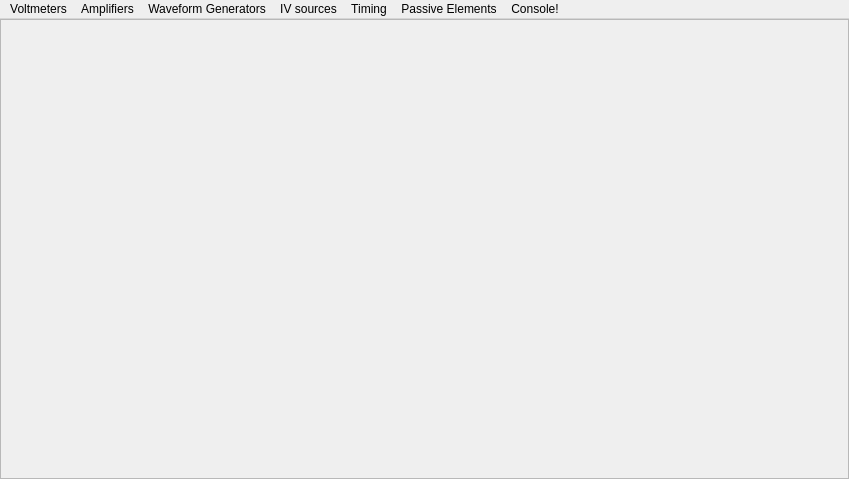
<?xml version="1.0" encoding="UTF-8"?>
<ui version="4.0">
 <class>MainWindow</class>
 <widget class="QMainWindow" name="MainWindow">
  <property name="windowModality">
   <enum>Qt::NonModal</enum>
  </property>
  <property name="geometry">
   <rect>
    <x>0</x>
    <y>0</y>
    <width>849</width>
    <height>479</height>
   </rect>
  </property>
  <property name="windowTitle">
   <string>Experiments</string>
  </property>
  <property name="styleSheet">
   <string notr="true"> QPushButton{ background-image: url(:/images/bt_01_off.png);}
 QPushButton:pressed {background-image:url(:/images/bt_01_on.png);}
QFrame{background-color: rgb(21, 107, 113);}

 QDockWidget {
     border: 1px solid lightgray;
 }

 QDockWidget::title {
     text-align: left; /* align the text to the left */
     background: lightgray;
     padding-left: 5px;
	height:6px;
 }

 QDockWidget::close-button, QDockWidget::float-button {
     border: 1px solid transparent;
     background: darkgray;
     padding: 0px;
 }

 QDockWidget::close-button:hover, QDockWidget::float-button:hover {
     background: gray;
 }

 QDockWidget::close-button:pressed, QDockWidget::float-button:pressed {
     padding: 1px -1px -1px 1px;
 }



border-color: rgb(29, 122, 162);
</string>
  </property>
  <property name="documentMode">
   <bool>false</bool>
  </property>
  <property name="dockOptions">
   <set>QMainWindow::AllowTabbedDocks|QMainWindow::AnimatedDocks</set>
  </property>
  <property name="unifiedTitleAndToolBarOnMac">
   <bool>false</bool>
  </property>
  <widget class="QWidget" name="centralwidget">
   <property name="sizePolicy">
    <sizepolicy hsizetype="Preferred" vsizetype="Preferred">
     <horstretch>0</horstretch>
     <verstretch>0</verstretch>
    </sizepolicy>
   </property>
   <layout class="QHBoxLayout" name="horizontalLayout_2">
    <property name="spacing">
     <number>0</number>
    </property>
    <property name="margin">
     <number>0</number>
    </property>
    <item>
     <widget class="QScrollArea" name="scrollArea">
      <property name="styleSheet">
       <string notr="true"/>
      </property>
      <property name="widgetResizable">
       <bool>true</bool>
      </property>
      <widget class="QWidget" name="scrollAreaWidgetContents_2">
       <property name="geometry">
        <rect>
         <x>0</x>
         <y>0</y>
         <width>847</width>
         <height>452</height>
        </rect>
       </property>
       <property name="sizePolicy">
        <sizepolicy hsizetype="Preferred" vsizetype="Expanding">
         <horstretch>0</horstretch>
         <verstretch>0</verstretch>
        </sizepolicy>
       </property>
       <layout class="QVBoxLayout" name="verticalLayout">
        <property name="spacing">
         <number>0</number>
        </property>
        <property name="margin">
         <number>0</number>
        </property>
        <item>
         <widget class="QSplitter" name="graph_splitter">
          <property name="orientation">
           <enum>Qt::Vertical</enum>
          </property>
         </widget>
        </item>
       </layout>
      </widget>
     </widget>
    </item>
   </layout>
  </widget>
  <widget class="QMenuBar" name="menuBar">
   <property name="geometry">
    <rect>
     <x>0</x>
     <y>0</y>
     <width>849</width>
     <height>25</height>
    </rect>
   </property>
   <widget class="QMenu" name="menuVoltmeters_2">
    <property name="title">
     <string>Voltmeters</string>
    </property>
    <addaction name="actionCH1meter"/>
    <addaction name="actionCH2meter"/>
    <addaction name="actionCH3meter"/>
    <addaction name="actionCH4meter"/>
    <addaction name="actionCH5meter"/>
    <addaction name="actionAll_of_Them"/>
   </widget>
   <widget class="QMenu" name="menuAmplifiers_2">
    <property name="title">
     <string>Amplifiers</string>
    </property>
    <addaction name="actionCH1"/>
    <addaction name="actionCH2"/>
    <addaction name="actionCH3"/>
    <addaction name="actionCH4"/>
    <addaction name="actionCH5"/>
   </widget>
   <widget class="QMenu" name="menuWaveform_Generators_2">
    <property name="title">
     <string>Waveform Generators</string>
    </property>
    <addaction name="actionSine_wave_1"/>
    <addaction name="actionSine_wave_2"/>
   </widget>
   <widget class="QMenu" name="menuIV_sources">
    <property name="title">
     <string>IV sources</string>
    </property>
    <addaction name="actionPVS_1"/>
    <addaction name="actionPVS_2"/>
    <addaction name="actionPVS_3"/>
    <addaction name="actionPCS"/>
   </widget>
   <widget class="QMenu" name="menuPassive_Elements">
    <property name="title">
     <string>Passive Elements</string>
    </property>
    <addaction name="actionInductance"/>
   </widget>
   <widget class="QMenu" name="menuTiming">
    <property name="title">
     <string>Timing</string>
    </property>
    <addaction name="actionFrequency"/>
    <addaction name="actionR2R_time"/>
    <addaction name="actionF2F_time"/>
    <addaction name="actionPulse_Width"/>
    <addaction name="actionDuty_Cycle"/>
    <addaction name="actionHigh_Frequency"/>
   </widget>
   <widget class="QMenu" name="menuConsole">
    <property name="title">
     <string>Console!</string>
    </property>
    <addaction name="actionInsert_Console"/>
   </widget>
   <addaction name="menuVoltmeters_2"/>
   <addaction name="menuAmplifiers_2"/>
   <addaction name="menuWaveform_Generators_2"/>
   <addaction name="menuIV_sources"/>
   <addaction name="menuTiming"/>
   <addaction name="menuPassive_Elements"/>
   <addaction name="menuConsole"/>
  </widget>
  <action name="actionAdd_Button">
   <property name="text">
    <string>Insert Console</string>
   </property>
  </action>
  <action name="actionInsert_Console">
   <property name="text">
    <string>Insert Console</string>
   </property>
  </action>
  <action name="actionSine_wave_2">
   <property name="text">
    <string>sine wave 2</string>
   </property>
  </action>
  <action name="actionDigital_outputs">
   <property name="text">
    <string>digital outputs</string>
   </property>
  </action>
  <action name="actionCH1">
   <property name="text">
    <string>CH1</string>
   </property>
  </action>
  <action name="actionCH2">
   <property name="text">
    <string>CH2</string>
   </property>
  </action>
  <action name="actionCH3">
   <property name="text">
    <string>CH3</string>
   </property>
  </action>
  <action name="actionCH4">
   <property name="text">
    <string>CH4</string>
   </property>
  </action>
  <action name="actionCH5">
   <property name="text">
    <string>Sensors (CH5-CH9,PCS)</string>
   </property>
  </action>
  <action name="actionCH2meter">
   <property name="text">
    <string>CH2meter</string>
   </property>
  </action>
  <action name="actionCH3meter">
   <property name="text">
    <string>CH3meter</string>
   </property>
  </action>
  <action name="actionCH4meter">
   <property name="text">
    <string>CH4meter</string>
   </property>
  </action>
  <action name="actionCH5meter">
   <property name="text">
    <string>CH5meter</string>
   </property>
  </action>
  <action name="actionCH1meter">
   <property name="text">
    <string>CH1meter</string>
   </property>
  </action>
  <action name="actionAll_of_Them">
   <property name="text">
    <string>All</string>
   </property>
  </action>
  <action name="actionInductance">
   <property name="text">
    <string>Inductance</string>
   </property>
  </action>
  <action name="actionR2R_time">
   <property name="text">
    <string>R2R time</string>
   </property>
  </action>
  <action name="actionF2F_time">
   <property name="text">
    <string>F2F time</string>
   </property>
  </action>
  <action name="actionFrequency">
   <property name="text">
    <string>Frequency</string>
   </property>
  </action>
  <action name="actionPulse_Width">
   <property name="text">
    <string>Pulse Width</string>
   </property>
  </action>
  <action name="actionDuty_Cycle">
   <property name="text">
    <string>Duty Cycle</string>
   </property>
  </action>
  <action name="actionHigh_Frequency">
   <property name="text">
    <string>High Frequency</string>
   </property>
  </action>
  <action name="actionSine_wave_1">
   <property name="text">
    <string>sine wave 1</string>
   </property>
  </action>
  <action name="actionPVS_1">
   <property name="text">
    <string>PVS 1</string>
   </property>
  </action>
  <action name="actionPVS_2">
   <property name="text">
    <string>PVS 2</string>
   </property>
  </action>
  <action name="actionPVS_3">
   <property name="text">
    <string>PVS 3</string>
   </property>
  </action>
  <action name="actionPCS">
   <property name="text">
    <string>PCS</string>
   </property>
  </action>
 </widget>
 <resources>
  <include location="jui.rc"/>
 </resources>
 <connections>
  <connection>
   <sender>actionInsert_Console</sender>
   <signal>triggered()</signal>
   <receiver>MainWindow</receiver>
   <slot>addConsole()</slot>
   <hints>
    <hint type="sourcelabel">
     <x>-1</x>
     <y>-1</y>
    </hint>
    <hint type="destinationlabel">
     <x>445</x>
     <y>248</y>
    </hint>
   </hints>
  </connection>
  <connection>
   <sender>actionCH1</sender>
   <signal>triggered()</signal>
   <receiver>MainWindow</receiver>
   <slot>widget_ch1()</slot>
   <hints>
    <hint type="sourcelabel">
     <x>-1</x>
     <y>-1</y>
    </hint>
    <hint type="destinationlabel">
     <x>410</x>
     <y>239</y>
    </hint>
   </hints>
  </connection>
  <connection>
   <sender>actionCH2</sender>
   <signal>triggered()</signal>
   <receiver>MainWindow</receiver>
   <slot>widget_ch2()</slot>
   <hints>
    <hint type="sourcelabel">
     <x>-1</x>
     <y>-1</y>
    </hint>
    <hint type="destinationlabel">
     <x>410</x>
     <y>239</y>
    </hint>
   </hints>
  </connection>
  <connection>
   <sender>actionCH3</sender>
   <signal>triggered()</signal>
   <receiver>MainWindow</receiver>
   <slot>widget_ch3()</slot>
   <hints>
    <hint type="sourcelabel">
     <x>-1</x>
     <y>-1</y>
    </hint>
    <hint type="destinationlabel">
     <x>410</x>
     <y>239</y>
    </hint>
   </hints>
  </connection>
  <connection>
   <sender>actionCH4</sender>
   <signal>triggered()</signal>
   <receiver>MainWindow</receiver>
   <slot>widget_ch4()</slot>
   <hints>
    <hint type="sourcelabel">
     <x>-1</x>
     <y>-1</y>
    </hint>
    <hint type="destinationlabel">
     <x>410</x>
     <y>239</y>
    </hint>
   </hints>
  </connection>
  <connection>
   <sender>actionCH5</sender>
   <signal>triggered()</signal>
   <receiver>MainWindow</receiver>
   <slot>widget_ch5()</slot>
   <hints>
    <hint type="sourcelabel">
     <x>-1</x>
     <y>-1</y>
    </hint>
    <hint type="destinationlabel">
     <x>410</x>
     <y>239</y>
    </hint>
   </hints>
  </connection>
  <connection>
   <sender>actionSine_wave_2</sender>
   <signal>triggered()</signal>
   <receiver>MainWindow</receiver>
   <slot>widget_sine2()</slot>
   <hints>
    <hint type="sourcelabel">
     <x>-1</x>
     <y>-1</y>
    </hint>
    <hint type="destinationlabel">
     <x>410</x>
     <y>239</y>
    </hint>
   </hints>
  </connection>
  <connection>
   <sender>actionCH2meter</sender>
   <signal>triggered()</signal>
   <receiver>MainWindow</receiver>
   <slot>widget_volt2()</slot>
   <hints>
    <hint type="sourcelabel">
     <x>-1</x>
     <y>-1</y>
    </hint>
    <hint type="destinationlabel">
     <x>410</x>
     <y>239</y>
    </hint>
   </hints>
  </connection>
  <connection>
   <sender>actionCH3meter</sender>
   <signal>triggered()</signal>
   <receiver>MainWindow</receiver>
   <slot>widget_volt3()</slot>
   <hints>
    <hint type="sourcelabel">
     <x>-1</x>
     <y>-1</y>
    </hint>
    <hint type="destinationlabel">
     <x>410</x>
     <y>239</y>
    </hint>
   </hints>
  </connection>
  <connection>
   <sender>actionCH4meter</sender>
   <signal>triggered()</signal>
   <receiver>MainWindow</receiver>
   <slot>widget_volt4()</slot>
   <hints>
    <hint type="sourcelabel">
     <x>-1</x>
     <y>-1</y>
    </hint>
    <hint type="destinationlabel">
     <x>410</x>
     <y>239</y>
    </hint>
   </hints>
  </connection>
  <connection>
   <sender>actionCH5meter</sender>
   <signal>triggered()</signal>
   <receiver>MainWindow</receiver>
   <slot>widget_volt5()</slot>
   <hints>
    <hint type="sourcelabel">
     <x>-1</x>
     <y>-1</y>
    </hint>
    <hint type="destinationlabel">
     <x>410</x>
     <y>239</y>
    </hint>
   </hints>
  </connection>
  <connection>
   <sender>actionCH1meter</sender>
   <signal>triggered()</signal>
   <receiver>MainWindow</receiver>
   <slot>widget_volt1()</slot>
   <hints>
    <hint type="sourcelabel">
     <x>-1</x>
     <y>-1</y>
    </hint>
    <hint type="destinationlabel">
     <x>410</x>
     <y>239</y>
    </hint>
   </hints>
  </connection>
  <connection>
   <sender>actionAll_of_Them</sender>
   <signal>triggered()</signal>
   <receiver>MainWindow</receiver>
   <slot>widget_voltAll()</slot>
   <hints>
    <hint type="sourcelabel">
     <x>-1</x>
     <y>-1</y>
    </hint>
    <hint type="destinationlabel">
     <x>410</x>
     <y>239</y>
    </hint>
   </hints>
  </connection>
  <connection>
   <sender>actionSine_wave_1</sender>
   <signal>triggered()</signal>
   <receiver>MainWindow</receiver>
   <slot>widget_sine1()</slot>
   <hints>
    <hint type="sourcelabel">
     <x>-1</x>
     <y>-1</y>
    </hint>
    <hint type="destinationlabel">
     <x>410</x>
     <y>239</y>
    </hint>
   </hints>
  </connection>
  <connection>
   <sender>actionInductance</sender>
   <signal>triggered()</signal>
   <receiver>MainWindow</receiver>
   <slot>widget_inductance()</slot>
   <hints>
    <hint type="sourcelabel">
     <x>-1</x>
     <y>-1</y>
    </hint>
    <hint type="destinationlabel">
     <x>410</x>
     <y>239</y>
    </hint>
   </hints>
  </connection>
  <connection>
   <sender>actionFrequency</sender>
   <signal>triggered()</signal>
   <receiver>MainWindow</receiver>
   <slot>widget_freq()</slot>
   <hints>
    <hint type="sourcelabel">
     <x>-1</x>
     <y>-1</y>
    </hint>
    <hint type="destinationlabel">
     <x>410</x>
     <y>239</y>
    </hint>
   </hints>
  </connection>
  <connection>
   <sender>actionHigh_Frequency</sender>
   <signal>triggered()</signal>
   <receiver>MainWindow</receiver>
   <slot>widget_high_freq()</slot>
   <hints>
    <hint type="sourcelabel">
     <x>-1</x>
     <y>-1</y>
    </hint>
    <hint type="destinationlabel">
     <x>410</x>
     <y>239</y>
    </hint>
   </hints>
  </connection>
  <connection>
   <sender>actionR2R_time</sender>
   <signal>triggered()</signal>
   <receiver>MainWindow</receiver>
   <slot>widget_r2rtime()</slot>
   <hints>
    <hint type="sourcelabel">
     <x>-1</x>
     <y>-1</y>
    </hint>
    <hint type="destinationlabel">
     <x>410</x>
     <y>239</y>
    </hint>
   </hints>
  </connection>
  <connection>
   <sender>actionF2F_time</sender>
   <signal>triggered()</signal>
   <receiver>MainWindow</receiver>
   <slot>widget_f2ftime()</slot>
   <hints>
    <hint type="sourcelabel">
     <x>-1</x>
     <y>-1</y>
    </hint>
    <hint type="destinationlabel">
     <x>410</x>
     <y>239</y>
    </hint>
   </hints>
  </connection>
  <connection>
   <sender>actionPulse_Width</sender>
   <signal>triggered()</signal>
   <receiver>MainWindow</receiver>
   <slot>widget_pulse()</slot>
   <hints>
    <hint type="sourcelabel">
     <x>-1</x>
     <y>-1</y>
    </hint>
    <hint type="destinationlabel">
     <x>410</x>
     <y>239</y>
    </hint>
   </hints>
  </connection>
  <connection>
   <sender>actionDuty_Cycle</sender>
   <signal>triggered()</signal>
   <receiver>MainWindow</receiver>
   <slot>widget_dutycycle()</slot>
   <hints>
    <hint type="sourcelabel">
     <x>-1</x>
     <y>-1</y>
    </hint>
    <hint type="destinationlabel">
     <x>410</x>
     <y>239</y>
    </hint>
   </hints>
  </connection>
  <connection>
   <sender>actionPVS_1</sender>
   <signal>triggered()</signal>
   <receiver>MainWindow</receiver>
   <slot>widget_pvs1()</slot>
   <hints>
    <hint type="sourcelabel">
     <x>-1</x>
     <y>-1</y>
    </hint>
    <hint type="destinationlabel">
     <x>410</x>
     <y>239</y>
    </hint>
   </hints>
  </connection>
  <connection>
   <sender>actionPVS_2</sender>
   <signal>triggered()</signal>
   <receiver>MainWindow</receiver>
   <slot>widget_pvs2()</slot>
   <hints>
    <hint type="sourcelabel">
     <x>-1</x>
     <y>-1</y>
    </hint>
    <hint type="destinationlabel">
     <x>410</x>
     <y>239</y>
    </hint>
   </hints>
  </connection>
  <connection>
   <sender>actionPVS_3</sender>
   <signal>triggered()</signal>
   <receiver>MainWindow</receiver>
   <slot>widget_pvs3()</slot>
   <hints>
    <hint type="sourcelabel">
     <x>-1</x>
     <y>-1</y>
    </hint>
    <hint type="destinationlabel">
     <x>410</x>
     <y>239</y>
    </hint>
   </hints>
  </connection>
  <connection>
   <sender>actionPCS</sender>
   <signal>triggered()</signal>
   <receiver>MainWindow</receiver>
   <slot>widget_pcs()</slot>
   <hints>
    <hint type="sourcelabel">
     <x>-1</x>
     <y>-1</y>
    </hint>
    <hint type="destinationlabel">
     <x>410</x>
     <y>239</y>
    </hint>
   </hints>
  </connection>
 </connections>
 <slots>
  <slot>add_a_widget()</slot>
  <slot>addConsole()</slot>
  <slot>size(int,int)</slot>
  <slot>widget_ch1()</slot>
  <slot>widget_ch2()</slot>
  <slot>widget_ch3()</slot>
  <slot>widget_ch4()</slot>
  <slot>widget_ch5()</slot>
  <slot>widget_sine1()</slot>
  <slot>widget_sine2()</slot>
  <slot>widget_volt1()</slot>
  <slot>widget_volt2()</slot>
  <slot>widget_volt3()</slot>
  <slot>widget_volt4()</slot>
  <slot>widget_volt5()</slot>
  <slot>widget_voltAll()</slot>
  <slot>widget_inductance()</slot>
  <slot>widget_freq()</slot>
  <slot>widget_high_freq()</slot>
  <slot>widget_f2ftime()</slot>
  <slot>widget_r2rtime()</slot>
  <slot>widget_pulse()</slot>
  <slot>widget_dutycycle()</slot>
  <slot>widget_pvs1()</slot>
  <slot>widget_pvs2()</slot>
  <slot>widget_pvs3()</slot>
  <slot>widget_pcs()</slot>
 </slots>
</ui>
